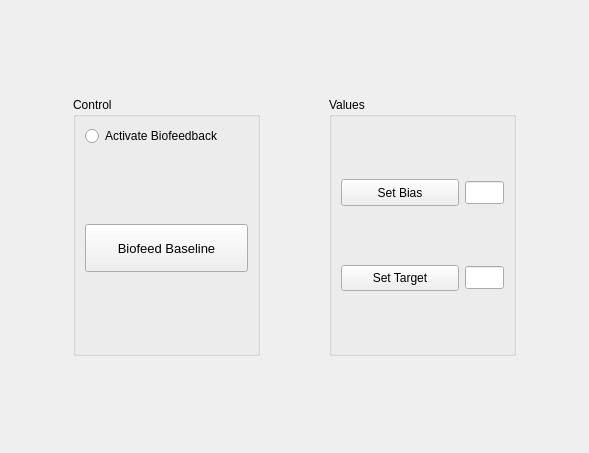
     <widget class="QWidget" name="biofeedbackTab">
      <attribute name="title">
       <string>Biofeedback</string>
      </attribute>
      <layout class="QGridLayout" name="gridLayout_8" rowstretch="1,3,1" columnstretch="1,3,1,3,1">
       <item row="2" column="3">
        <spacer name="verticalSpacer_12">
         <property name="orientation">
          <enum>Qt::Vertical</enum>
         </property>
         <property name="sizeHint" stdset="0">
          <size>
           <width>20</width>
           <height>109</height>
          </size>
         </property>
        </spacer>
       </item>
       <item row="1" column="3">
        <widget class="QGroupBox" name="biofeedValuesGroup">
         <property name="title">
          <string>Values</string>
         </property>
         <layout class="QGridLayout" name="gridLayout_7" rowstretch="2,1,2,1,2" columnstretch="3,1">
          <item row="0" column="0">
           <spacer name="verticalSpacer_30">
            <property name="orientation">
             <enum>Qt::Vertical</enum>
            </property>
            <property name="sizeHint" stdset="0">
             <size>
              <width>20</width>
              <height>40</height>
             </size>
            </property>
           </spacer>
          </item>
          <item row="2" column="0">
           <spacer name="verticalSpacer_31">
            <property name="orientation">
             <enum>Qt::Vertical</enum>
            </property>
            <property name="sizeHint" stdset="0">
             <size>
              <width>20</width>
              <height>40</height>
             </size>
            </property>
           </spacer>
          </item>
          <item row="1" column="0">
           <widget class="QPushButton" name="biofeedSetBiasButton">
            <property name="sizePolicy">
             <sizepolicy hsizetype="Minimum" vsizetype="Expanding">
              <horstretch>0</horstretch>
              <verstretch>0</verstretch>
             </sizepolicy>
            </property>
            <property name="text">
             <string>Set Bias</string>
            </property>
           </widget>
          </item>
          <item row="1" column="1">
           <widget class="QLineEdit" name="biofeedSetBiasLine">
            <property name="font">
             <font>
              <pointsize>10</pointsize>
             </font>
            </property>
           </widget>
          </item>
          <item row="3" column="0">
           <widget class="QPushButton" name="biofeedSetTargetButton">
            <property name="sizePolicy">
             <sizepolicy hsizetype="Minimum" vsizetype="Expanding">
              <horstretch>0</horstretch>
              <verstretch>0</verstretch>
             </sizepolicy>
            </property>
            <property name="text">
             <string>Set Target</string>
            </property>
           </widget>
          </item>
          <item row="3" column="1">
           <widget class="QLineEdit" name="biofeedSetTargetLine">
            <property name="font">
             <font>
              <pointsize>10</pointsize>
             </font>
            </property>
           </widget>
          </item>
          <item row="4" column="0">
           <spacer name="verticalSpacer_32">
            <property name="orientation">
             <enum>Qt::Vertical</enum>
            </property>
            <property name="sizeHint" stdset="0">
             <size>
              <width>20</width>
              <height>40</height>
             </size>
            </property>
           </spacer>
          </item>
         </layout>
        </widget>
       </item>
       <item row="1" column="1">
        <widget class="QGroupBox" name="biofeedControlGroup">
         <property name="title">
          <string>Control</string>
         </property>
         <layout class="QVBoxLayout" name="verticalLayout_18" stretch="0,3,2,3">
          <item>
           <widget class="QRadioButton" name="biofeedActivateRadioButton">
            <property name="text">
             <string>Activate Biofeedback</string>
            </property>
           </widget>
          </item>
          <item>
           <spacer name="verticalSpacer_28">
            <property name="orientation">
             <enum>Qt::Vertical</enum>
            </property>
            <property name="sizeHint" stdset="0">
             <size>
              <width>20</width>
              <height>40</height>
             </size>
            </property>
           </spacer>
          </item>
          <item>
           <widget class="QPushButton" name="biofeedBaselineButton">
            <property name="sizePolicy">
             <sizepolicy hsizetype="Minimum" vsizetype="Expanding">
              <horstretch>0</horstretch>
              <verstretch>0</verstretch>
             </sizepolicy>
            </property>
            <property name="font">
             <font>
              <pointsize>10</pointsize>
             </font>
            </property>
            <property name="text">
             <string>Biofeed Baseline</string>
            </property>
           </widget>
          </item>
          <item>
           <spacer name="verticalSpacer_29">
            <property name="orientation">
             <enum>Qt::Vertical</enum>
            </property>
            <property name="sizeHint" stdset="0">
             <size>
              <width>20</width>
              <height>40</height>
             </size>
            </property>
           </spacer>
          </item>
         </layout>
        </widget>
       </item>
       <item row="0" column="3">
        <spacer name="verticalSpacer_11">
         <property name="orientation">
          <enum>Qt::Vertical</enum>
         </property>
         <property name="sizeHint" stdset="0">
          <size>
           <width>20</width>
           <height>109</height>
          </size>
         </property>
        </spacer>
       </item>
       <item row="1" column="4">
        <spacer name="horizontalSpacer_10">
         <property name="orientation">
          <enum>Qt::Horizontal</enum>
         </property>
         <property name="sizeHint" stdset="0">
          <size>
           <width>62</width>
           <height>20</height>
          </size>
         </property>
        </spacer>
       </item>
       <item row="1" column="0">
        <spacer name="horizontalSpacer_9">
         <property name="orientation">
          <enum>Qt::Horizontal</enum>
         </property>
         <property name="sizeHint" stdset="0">
          <size>
           <width>62</width>
           <height>20</height>
          </size>
         </property>
        </spacer>
       </item>
       <item row="1" column="2">
        <spacer name="horizontalSpacer_11">
         <property name="orientation">
          <enum>Qt::Horizontal</enum>
         </property>
         <property name="sizeHint" stdset="0">
          <size>
           <width>40</width>
           <height>20</height>
          </size>
         </property>
        </spacer>
       </item>
      </layout>
     </widget>
